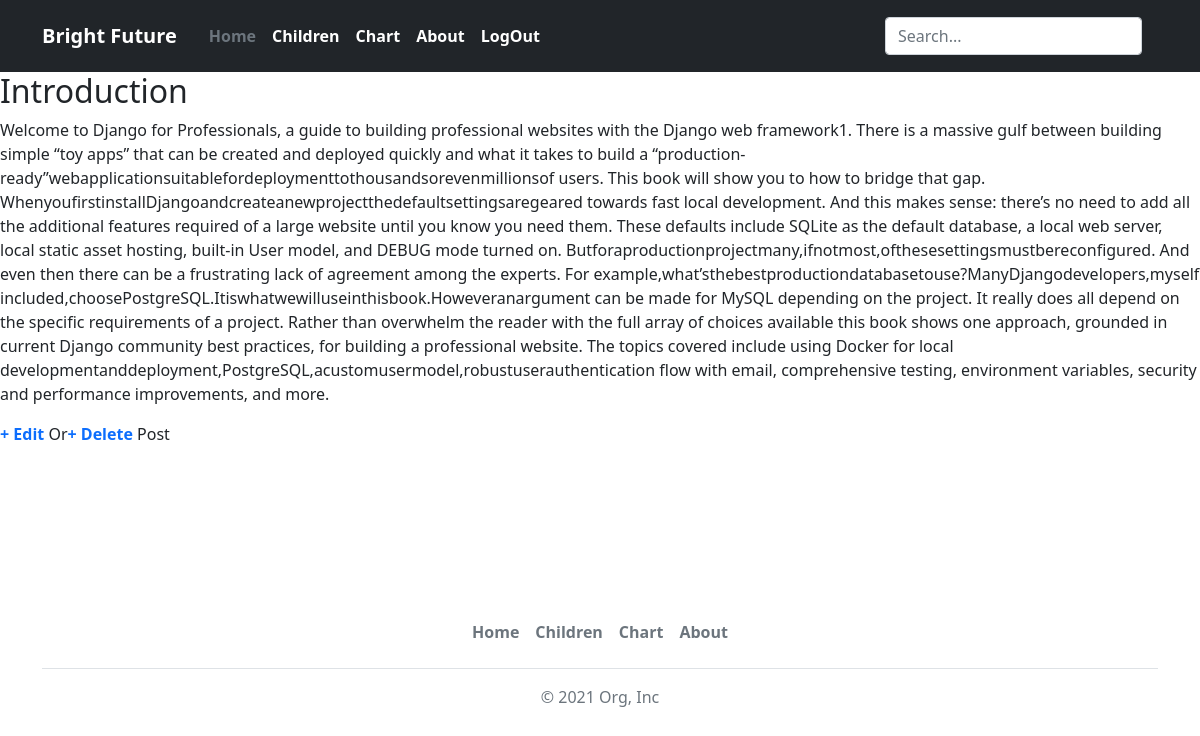
The page /post/1/ (signed in) on the database its author committed.
### posts/models.py (models this page shows, shortened)
class Post(models.Model):
    title = models.CharField(max_length=200)
    user = models.ForeignKey(settings.AUTH_USER_MODEL,on_delete=models.CASCADE,related_name='user')
    body = models.TextField()
    date = models.DateTimeField(auto_now_add=True)

### posts/views.py (the view)
# urls.py: path('post/<int:pk>/', PostDetailView.as_view(), name='post_detail'),
class PostDetailView(LoginRequiredMixin,DetailView):
    model = Post
    template_name = 'posts/post_detail.html'
    login_url = 'login'

### templates/posts/post_detail.html (shortened to what this page needs)
{% extends '_base.html' %}
{% block content %}
 <div class="post-entry">
   <h2>{{ post.title }}</h2>
   <p>{{ post.body }}</p>
  <p><a href="{% url 'post_edit' post.pk %}">+ Edit</a> Or<a href="{% url 'post_delete' post.pk %}">+ Delete </a>Post</p>
 </div>
{% endblock content %}

### static/css/_base.css (style rules this page uses)
a { text-decoration: none; font-weight: bold; }

### rows shown on the page
Post: title "Introduction", body "Welcome to Django for Professionals, a guide to building professional websites with the Django web framework1. There is a massive gulf between building simple “toy apps” that can be created and deployed quickly and what it takes to build a “production-ready”webapplicationsuitablefordeploymenttothousandsorevenmillionsof users. This book will show you to how to bridge that gap. WhenyoufirstinstallDjangoandcreateanewprojectthedefaultsettingsaregeared towards fast local development. And this makes sense: there’s no need to add all the additional features required of a large website until you know you need them. These defaults include SQLite as the default database, a local web server, local…"
